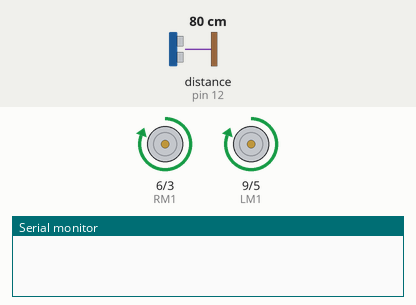
Recording of a sketch running on a simulated Arduino Uno, built with avr-gcc and run on an emulated ATmega328P. On the bench: motor-driver pin pairs drawn as motors (green arrow = first pin HIGH = forward, orange = second pin HIGH = backward, longer = more drive), the last lines printed to the serial monitor. Wiring (inferred from the names in the program): ultrasonic range finder: trigger pin 13; echo pin 12. Inputs (shaded band) come from the test bench; at power-on: distance to the obstacle (sensor on pin 12) 80 cm. The echo pulse lasts 58.3 µs per cm.

Above: at 1.2 s.
1.3 s: distance to the obstacle (sensor on pin 12) set to 13 cm
2.8 s: distance to the obstacle (sensor on pin 12) set to 10 cm
At 3.2 s:
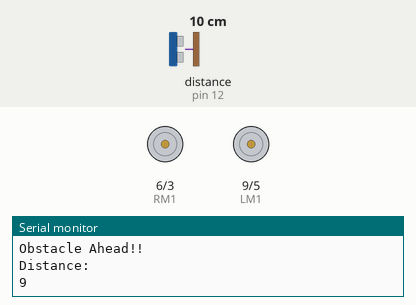
4.3 s: distance to the obstacle (sensor on pin 12) set to 18 cm
At 5.5 s:
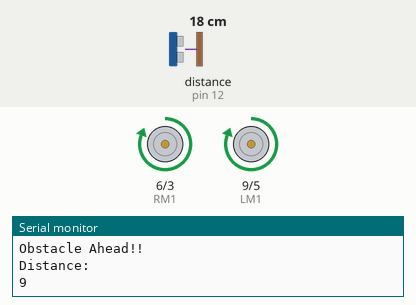
Timing chart, 0 to 7.3 s (numbered marks = the images above; inputs shaded):
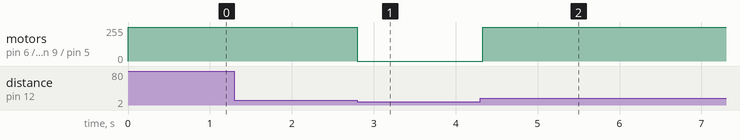

The sketch:

basic.ino
```cpp
//Basic car having two motors with ultrasonic sensor.If there is any obstacle ahead within 10 cm range the car will stop moving otherwise it will move forward by default.
int LM1 = 9;
int RM1 = 6;
int LM2 = 5;
int RM2 = 3;

const int trigPin = 13;
const int echoPin = 12;

long duration;
int distance;

void setup() {
 pinMode(LM1 , OUTPUT);
 pinMode(RM1 , OUTPUT);
 pinMode(LM2 , OUTPUT);
 pinMode(RM2 , OUTPUT);
 pinMode(trigPin, OUTPUT);
 pinMode(echoPin, INPUT);
 Serial.begin(9600);
}

void loop() {
  // Clears the trigPin
  digitalWrite(trigPin, LOW);
  delayMicroseconds(2);
  // Sets the trigPin on HIGH state for 10 micro seconds
  digitalWrite(trigPin, HIGH);
  delayMicroseconds(10);
  digitalWrite(trigPin, LOW);
  // Reads the echoPin, returns the sound wave travel time in microseconds
  duration = pulseIn(echoPin, HIGH);
  // Calculating the distance
  distance= duration*0.034/2;
  if (distance <= 10 ){
    Serial.println("Obstacle Ahead!!");
    Serial.println("Distance:");
    // Prints the distance on the Serial Monitor
    Serial.println(distance);
    // Stop the car
    digitalWrite(LM1 , LOW);
    digitalWrite(LM2 , LOW);
    digitalWrite(RM1 , LOW);
    digitalWrite(RM2 , LOW);
  }
  else{
  //Move Forward
  digitalWrite(LM1 , HIGH);
  digitalWrite(LM2 , LOW);
  digitalWrite(RM1 , HIGH);
  digitalWrite(RM2 , LOW);
  }
};
```

Measured:
- the behaviour switches between 12 and 11 cm on distance to the obstacle (sensor on pin 12) (found by bisection; images 0 and 1)
- after the input at 1.3 s, every drawn part: stays the same
- after the input at 2.8 s, motor on pin 6 (RM1) / pin 3 (RM2), motor on pin 9 (LM1) / pin 5 (LM2): forward 255/255 → stopped at once
- after the input at 4.3 s, motor on pin 6 (RM1) / pin 3 (RM2), motor on pin 9 (LM1) / pin 5 (LM2): stopped → forward 255/255 at once
